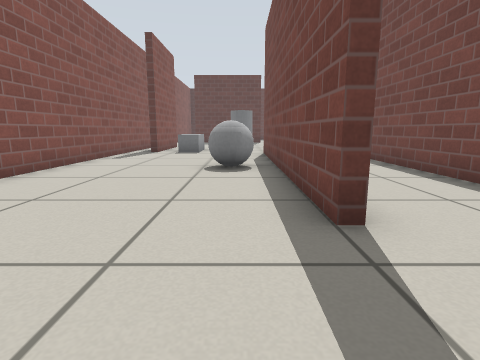
[1] (above)

16 first-person views from a walk through a robot-simulator world made for Gazebo. The camera is 0.5 m above the floor, tilts 10° down and sees 80° across. The floor is counted in squares, 0.5 m on a side. Each view is taken from the middle of a square. On the plan, view 1 faces up. The plan holds only what a view shows up to about 11 squares ahead; the rest is blank. The robots in the file are not drawn. Gazebo's built-in surfaces are drawn with simple patterns.

[2]
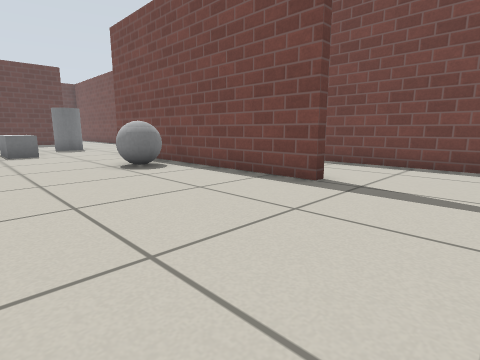

[3]
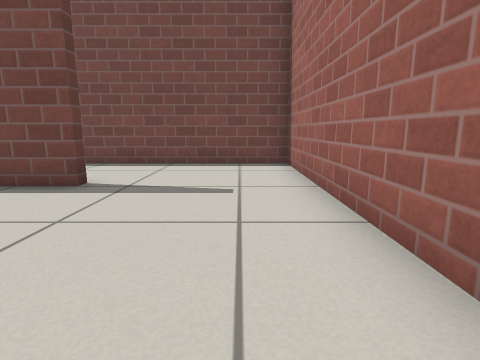

[4]
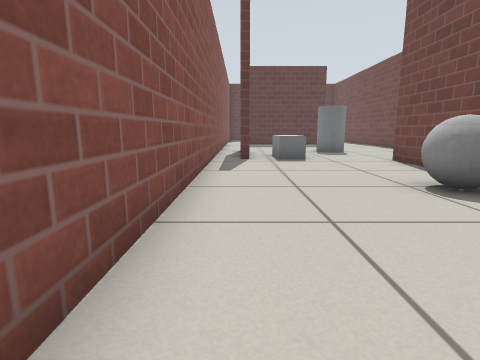

[5]
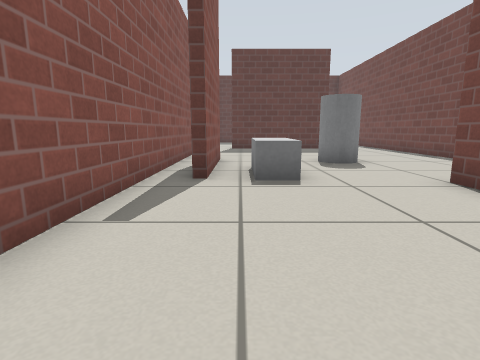

[6]
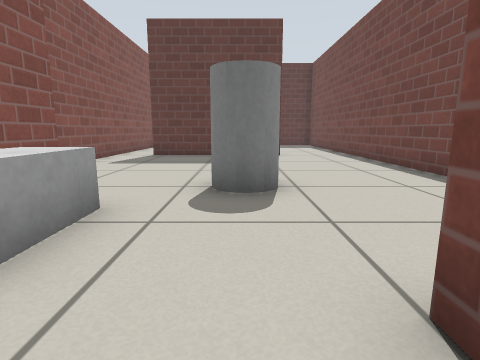

[7]
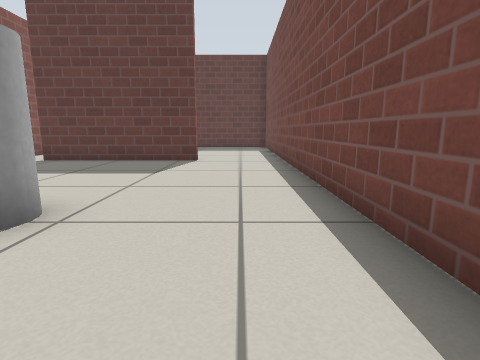

[8]
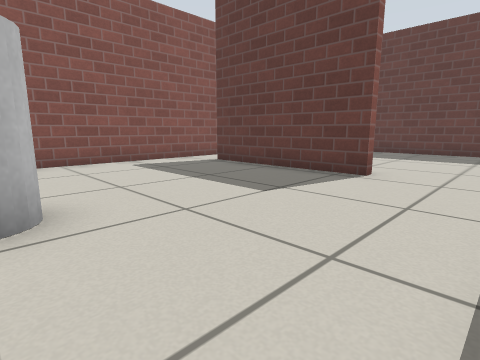

[9]
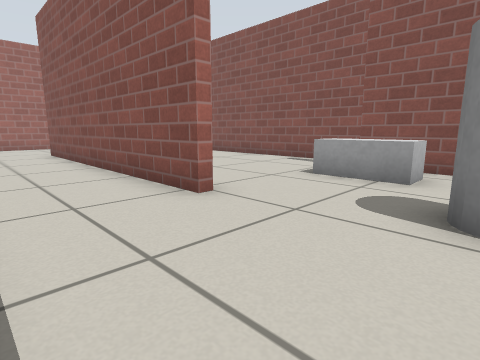

[10]
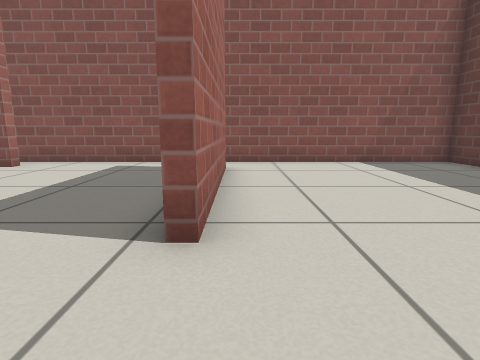

[11]
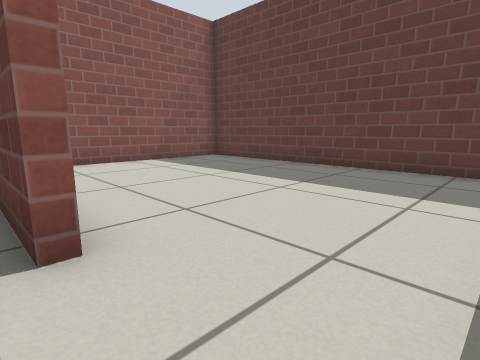

[12]
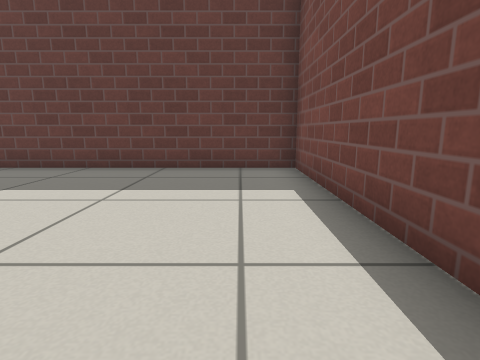

[13]
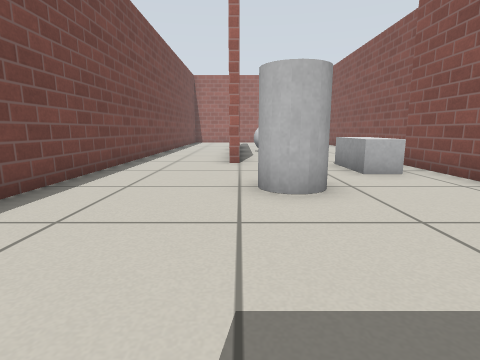

[14]
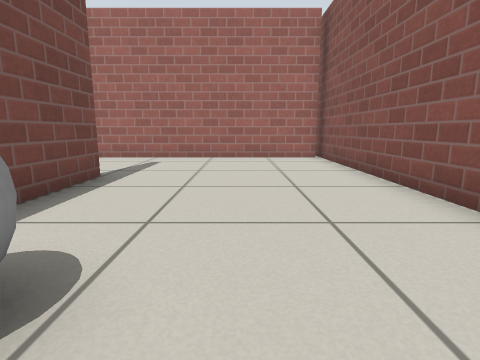

[15]
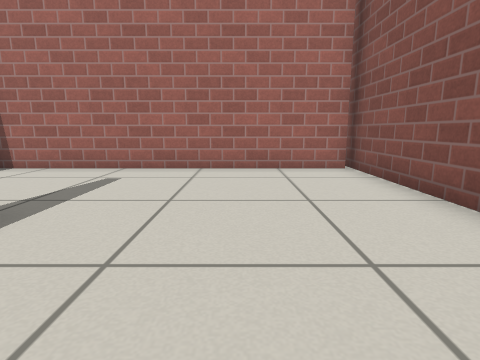

[16]
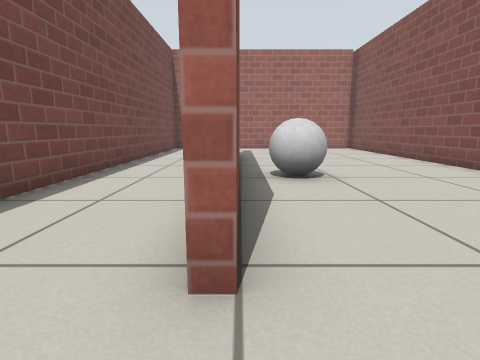

### Floor plan
Points are (right, up) in squares from view 1. A wall is a line through its corners. A room is listed if a view was taken in it or the views show most of it. See-through windows are left out.
Room 1 (views 1, 2, 3, 4, 5, 6, 7, 8, 9, 13, 14, 15, 16)
walls: (1.3, 12.5) (1.3, 2.9); (1, 2.9) (1, 12.5); (-3.7, 16.9) (-3.7, 12.8); (1.6, 22.3) (-3.5, 22.3); (-4.9, -1.4) (4.5, -1.4) (4.5, 21.5); (-4.9, 21.5) (-4.9, -2.2)
ways out: opening at (-4, 22) to room 2; opening at (3, 22) to room 2
objects: grey box (-2, 13) to (-2, 14); grey ball (-1, 7) to (0, 8); grey cylinder (0, 16)
Room 2 (views 10, 11, 12)
walls: (-3.5, 22.6) (1.6, 22.6) (1.6, 22.3); (4.5, 21.5) (4.5, 29.5) (-4.9, 29.5) (-4.9, 21.5)
ways out: opening at (-4, 22) to room 1; opening at (3, 22) to room 1

Where each view was taken, in squares from view 1:
view 1: 0 up, 0 right, facing up
view 2: 0 up, 4 left, facing up-right
view 3: 0 up, 4 left, facing right
view 4: 3 up, 4 left, facing up
view 5: 7 up, 3 left, facing up
view 6: 11 up, 0 right, facing up
view 7: 13 up, 3 right, facing up
view 8: 16 up, 4 right, facing up-left
view 9: 16 up, 4 right, facing down-left
view 10: 23 up, 4 right, facing left
view 11: 22 up, 4 right, facing up-left
view 12: 22 up, 3 right, facing up
view 13: 21 up, 1 right, facing down
view 14: 9 up, 2 left, facing down
view 15: 6 up, 2 left, facing down
view 16: 14 up, 1 right, facing down
